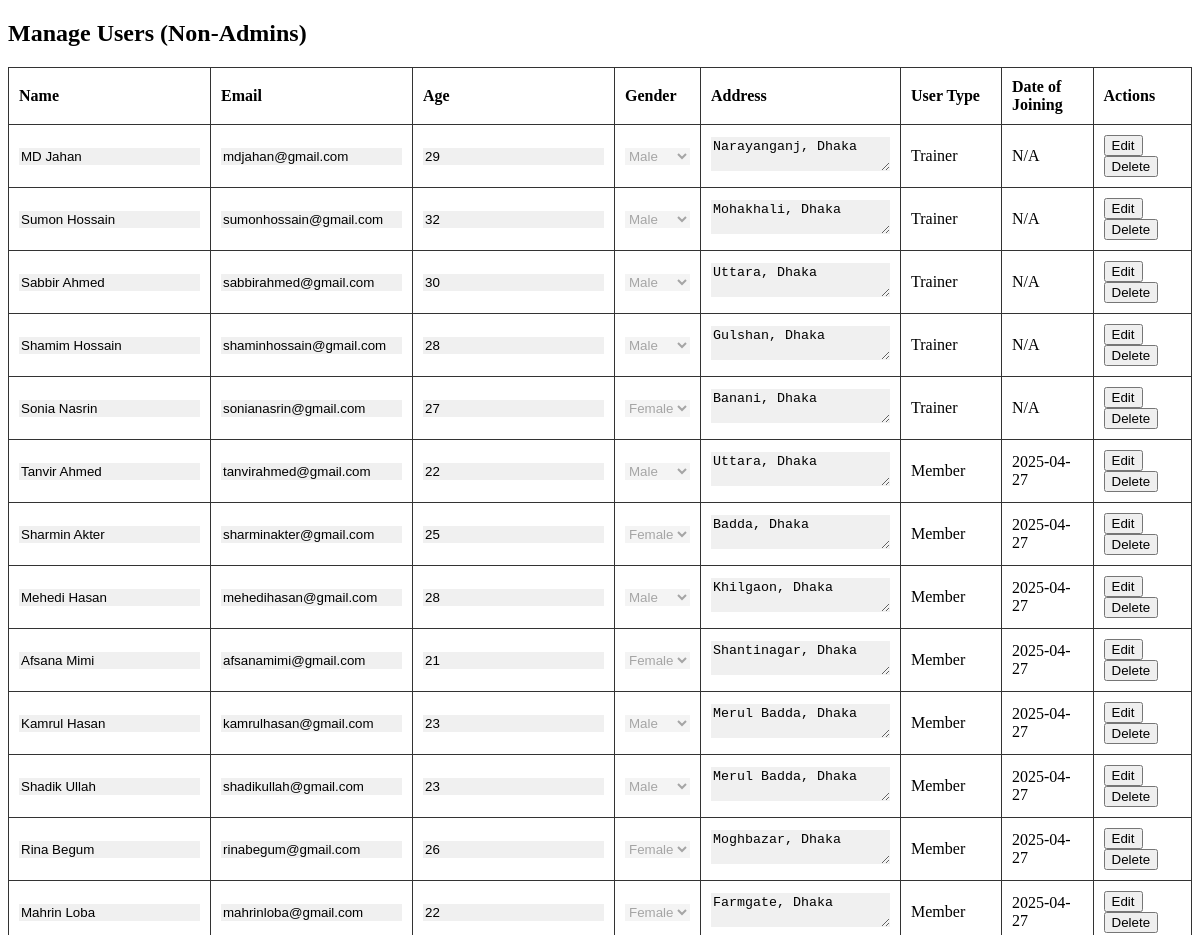
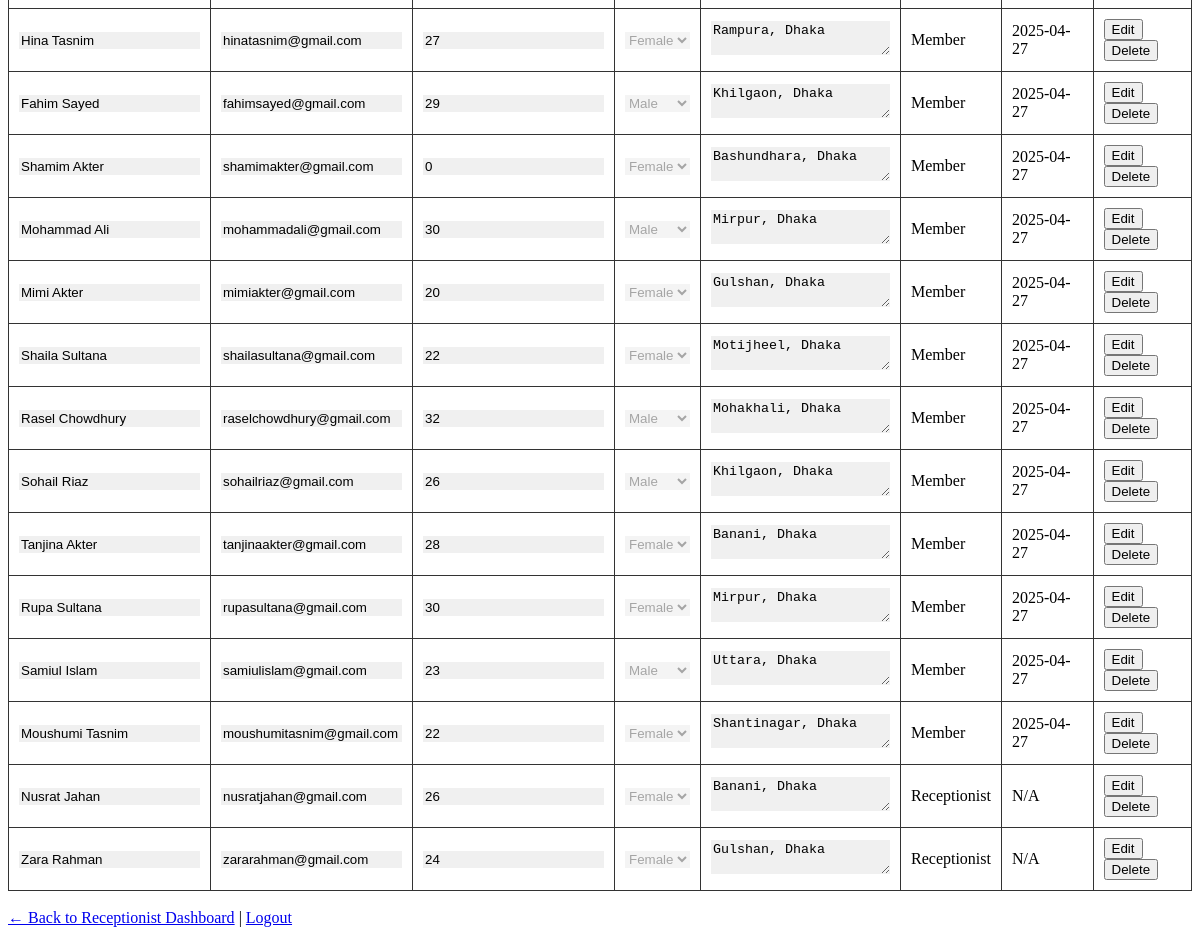
Page /dashboard/receptionist/manage_members.php (signed in) on the committed database (2 pictures, top to bottom).
### tables this page shows
CREATE TABLE `user` (
  `ID` int(11) NOT NULL,
  `Name` varchar(100) DEFAULT NULL,
  `Email` varchar(255) NOT NULL,
  `Age` int(11) DEFAULT NULL,
  `Gender` enum('Male','Female','Other') DEFAULT NULL,
  `Address` text DEFAULT NULL,
  `Password` varchar(100) DEFAULT NULL,
  `User_type` enum('Admin','Trainer','Receptionist','Member') DEFAULT NULL
);

CREATE TABLE `member` (
  `Member_ID` int(11) NOT NULL,
  `Date_of_joining` date DEFAULT NULL
);

### dashboard/receptionist/manage_members.php (the view, shortened to what this page needs)
<?php
require_once('../../includes/db_connect.php');
$sql = "
    SELECT u.ID, u.Name, u.Email, u.Age, u.Gender, u.Address, u.User_type, m.Date_of_joining
    FROM User u
    LEFT JOIN Member m ON u.ID = m.Member_ID
    WHERE u.User_type != 'Admin'
";
$result = $conn->query($sql);
?>
<!DOCTYPE html>
<html>
<head>
</head>
<body>
<h2>Manage Users (Non-Admins)</h2>
<table>
    <tr>
        <th>Name</th>
        <th>Email</th>
        <th>Age</th>
        <th>Gender</th>
        <th>Address</th>
        <th>User Type</th>
        <th>Date of Joining</th>
        <th>Actions</th>
    </tr>
    <?php while ($row = $result->fetch_assoc()): ?>
        <tr id="row_<?php echo $row['ID']; ?>">
            <form method="POST" onsubmit="return confirmUpdate();">
                <td><input type="text" name="name" value="<?php echo htmlspecialchars($row['Name']); ?>" readonly class="readonly"></td>
                <td><input type="email" name="email" value="<?php echo htmlspecialchars($row['Email']); ?>" readonly class="readonly" required></td>
                <td><input type="number" name="age" value="<?php echo htmlspecialchars($row['Age']); ?>" readonly class="readonly" required></td>
                <td>
                    <select name="gender" disabled class="readonly">
                        <option value="Male" <?php if ($row['Gender'] === 'Male') echo 'selected'; ?>>Male</option>
                        <option value="Female" <?php if ($row['Gender'] === 'Female') echo 'selected'; ?>>Female</option>
                    </select>
                </td>
                <td><textarea name="address" rows="2" cols="20" readonly class="readonly"><?php echo htmlspecialchars($row['Address']); ?></textarea></td>
                <td><?php echo htmlspecialchars($row['User_type']); ?></td>
                <td><?php echo $row['Date_of_joining'] ?? 'N/A'; ?></td>
                <td class="action-btns">
                    <button type="button" id="editBtn_<?php echo $row['ID']; ?>" onclick="enableEdit(<?php echo $row['ID']; ?>)">Edit</button>
            </form>
            <form method="POST" onsubmit="return confirmDelete();" style="display:inline;">
                <button type="submit">Delete</button>
            </form>
        </tr>
    <?php endwhile; ?>
</table>
<br>
<a href="receptionist.php">← Back to Receptionist Dashboard</a> |
<a href="/GYM_MANAGEMENT_SYSTEM/logout.php">Logout</a>
</body>
</html>

### dashboard/receptionist/manage_members.php (style rules this page uses)
table { border-collapse: collapse; width: 100%; }
td, th { border: 1px solid #333; padding: 10px; text-align: left; }
.readonly { background-color: #f0f0f0; border: none; }
.action-btns button { margin-right: 5px; }

### rows in the picture
user: name "MD Jahan", email "mdjahan@gmail.com", age "29", gender "Male", address "Narayanganj, Dhaka", User_type "Trainer", Date_of_joining "N/A"
user: name "Sumon Hossain", email "sumonhossain@gmail.com", age "32", gender "Male", address "Mohakhali, Dhaka", User_type "Trainer", Date_of_joining "N/A"
user: name "Sabbir Ahmed", email "sabbirahmed@gmail.com", age "30", gender "Male", address "Uttara, Dhaka", User_type "Trainer", Date_of_joining "N/A"
user: name "Shamim Hossain", email "shaminhossain@gmail.com", age "28", gender "Male", address "Gulshan, Dhaka", User_type "Trainer", Date_of_joining "N/A"
user: name "Sonia Nasrin", email "sonianasrin@gmail.com", age "27", gender "Female", address "Banani, Dhaka", User_type "Trainer", Date_of_joining "N/A"
member: name "Tanvir Ahmed", email "tanvirahmed@gmail.com", age "22", address "Uttara, Dhaka", Member_ID.User_type "Member", Date_of_joining "2025-04-27"
member: name "Sharmin Akter", email "sharminakter@gmail.com", age "25", address "Badda, Dhaka", Member_ID.User_type "Member", Date_of_joining "2025-04-27"
member: name "Mehedi Hasan", email "mehedihasan@gmail.com", age "28", address "Khilgaon, Dhaka", Member_ID.User_type "Member", Date_of_joining "2025-04-27"
member: name "Afsana Mimi", email "afsanamimi@gmail.com", age "21", address "Shantinagar, Dhaka", Member_ID.User_type "Member", Date_of_joining "2025-04-27"
member: name "Kamrul Hasan", email "kamrulhasan@gmail.com", age "23", address "Merul Badda, Dhaka", Member_ID.User_type "Member", Date_of_joining "2025-04-27"
member: name "Shadik Ullah", email "shadikullah@gmail.com", age "23", address "Merul Badda, Dhaka", Member_ID.User_type "Member", Date_of_joining "2025-04-27"
member: name "Rina Begum", email "rinabegum@gmail.com", age "26", address "Moghbazar, Dhaka", Member_ID.User_type "Member", Date_of_joining "2025-04-27"
member: name "Mahrin Loba", email "mahrinloba@gmail.com", age "22", address "Farmgate, Dhaka", Member_ID.User_type "Member", Date_of_joining "2025-04-27"
member: name "Hina Tasnim", email "hinatasnim@gmail.com", age "27", address "Rampura, Dhaka", Member_ID.User_type "Member", Date_of_joining "2025-04-27"
member: name "Fahim Sayed", email "fahimsayed@gmail.com", age "29", address "Khilgaon, Dhaka", Member_ID.User_type "Member", Date_of_joining "2025-04-27"
member: name "Shamim Akter", email "shamimakter@gmail.com", age "0", address "Bashundhara, Dhaka", Member_ID.User_type "Member", Date_of_joining "2025-04-27"
member: name "Mohammad Ali", email "mohammadali@gmail.com", age "30", address "Mirpur, Dhaka", Member_ID.User_type "Member", Date_of_joining "2025-04-27"
member: name "Mimi Akter", email "mimiakter@gmail.com", age "20", address "Gulshan, Dhaka", Member_ID.User_type "Member", Date_of_joining "2025-04-27"
member: name "Shaila Sultana", email "shailasultana@gmail.com", age "22", address "Motijheel, Dhaka", Member_ID.User_type "Member", Date_of_joining "2025-04-27"
member: name "Rasel Chowdhury", email "raselchowdhury@gmail.com", age "32", address "Mohakhali, Dhaka", Member_ID.User_type "Member", Date_of_joining "2025-04-27"
member: name "Sohail Riaz", email "sohailriaz@gmail.com", age "26", address "Khilgaon, Dhaka", Member_ID.User_type "Member", Date_of_joining "2025-04-27"
member: name "Tanjina Akter", email "tanjinaakter@gmail.com", age "28", address "Banani, Dhaka", Member_ID.User_type "Member", Date_of_joining "2025-04-27"
member: name "Rupa Sultana", email "rupasultana@gmail.com", age "30", address "Mirpur, Dhaka", Member_ID.User_type "Member", Date_of_joining "2025-04-27"
member: name "Samiul Islam", email "samiulislam@gmail.com", age "23", address "Uttara, Dhaka", Member_ID.User_type "Member", Date_of_joining "2025-04-27"
member: name "Moushumi Tasnim", email "moushumitasnim@gmail.com", age "22", address "Shantinagar, Dhaka", Member_ID.User_type "Member", Date_of_joining "2025-04-27"
user: name "Nusrat Jahan", email "nusratjahan@gmail.com", age "26", gender "Female", address "Banani, Dhaka", User_type "Receptionist", Date_of_joining "N/A"
user: name "Zara Rahman", email "zararahman@gmail.com", age "24", gender "Female", address "Gulshan, Dhaka", User_type "Receptionist", Date_of_joining "N/A"
